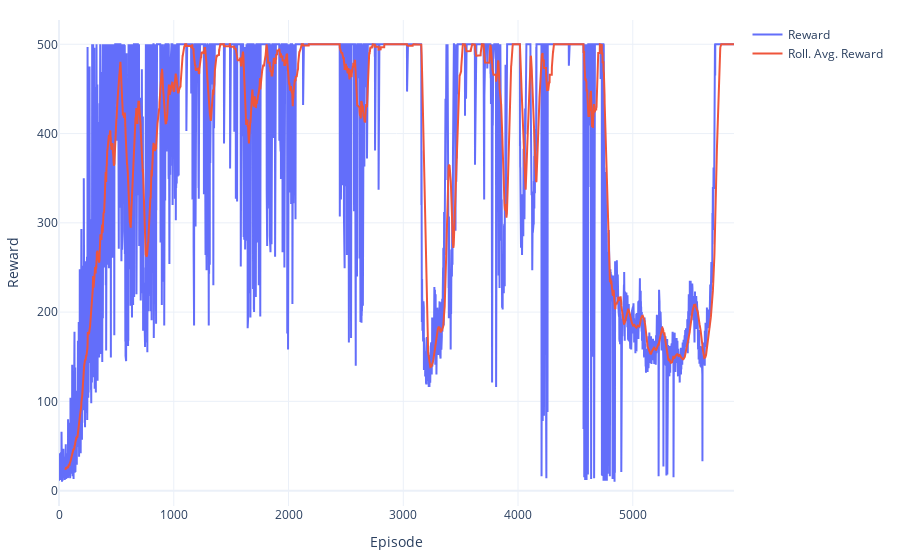

This figure's notebook cell:
### Code cell
# Make pd
data_pd = pd.DataFrame(data)
data_pd = data_pd.assign(roll_avg_r=lambda x: x.r.rolling(50).mean())

# Plot
fig = go.Figure()

# Add traces
fig.add_trace(
    go.Scatter(x=data_pd.e, y=data_pd.r, mode="lines", name="Reward")
)

fig.add_trace(
    go.Scatter(x=data_pd.e, y=data_pd.roll_avg_r, mode="lines", name="Roll. Avg. Reward")
)

# Update fig optiosn
fig.update_layout(
    template="plotly_white",
    margin=dict(l=20, r=20, t=20, b=20),
    xaxis_title="Episode",
    yaxis_title="Reward"
)

fig.show()

### Figure 1 — Plotly figure (JSON) as saved in the notebook; plotly's stock layout.template omitted (floating-point values rounded to 4 significant figures; data arrays with more than 128 entries replaced by an {"elided": "..."} marker saying what was removed)
{"data": [{"mode": "lines", "name": "Reward", "type": "scatter", "x": {"elided": "5883 int values"}, "y": {"elided": "5883 int values"}}, {"mode": "lines", "name": "Roll. Avg. Reward", "type": "scatter", "x": {"elided": "5883 int values"}, "y": {"elided": "5883 float values"}}], "layout": {"margin": {"b": 20, "l": 20, "r": 20, "t": 20}, "xaxis": {"title": {"text": "Episode"}}, "yaxis": {"title": {"text": "Reward"}}}}
